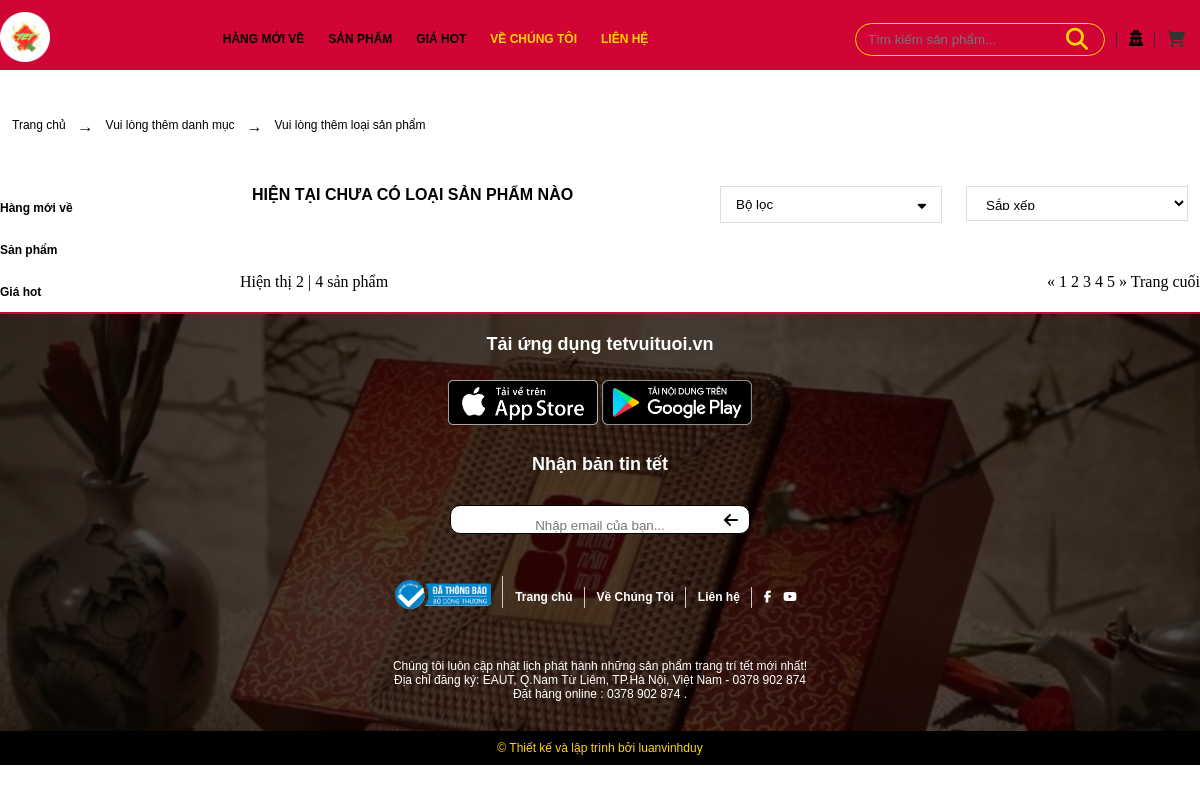
The app's page /cartegory.php with its own data.
### tables this page shows
CREATE TABLE IF NOT EXISTS `tbl_danhmuc` (
  `danhmuc_id` int NOT NULL AUTO_INCREMENT,
  `danhmuc_ten` varchar(255) NOT NULL,
  PRIMARY KEY (`danhmuc_id`)
);

### admin/lib/database.php (called while the page is built, shortened)
<?php
Class Database{
   public $host   = DB_HOST;
   public $user   = DB_USER;
   public $pass   = DB_PASS;
   public $dbname = DB_NAME;
   public $link;
private function connectDB(){
   $this->link = new mysqli($this->host, $this->user, $this->pass,
    $this->dbname);
 }
public function select($query){
  mysqli_set_charset($this->link,'UTF8');
  $result = $this->link->query($query) or
   die($this->link->error.__LINE__);
  if($result->num_rows > 0){
    return $result;
  } else {
    return false;
  }
 }
}

### class/index_class.php (called while the page is built, shortened)
<?php
 require_once(__ROOT__.'/admin/lib/database.php');
?>
<?php
 class index
 {
    private $db;
    public function __construct()
    {
        $this ->db = new Database();
    }
    public function show_danhmuc(){
        $query = "SELECT * FROM tbl_danhmuc ORDER BY danhmuc_id";
        $result = $this -> db ->select($query);
        return $result;
    }
}
?>

### leftside.php (the view, shortened to what this page needs)
<section class="cartegory">
    <div class="container">
        <div class="cartegory-top row">
            <p><a style="color:#000000;" href="">Trang chủ</a></p> <span>&#8594;</span> <p><?php if(isset($result['danhmuc_ten'])){echo $result['danhmuc_ten'];} else {echo "Vui lòng thêm danh mục";}?>
        </p><span>&#8594;</span><p><?php if(isset($result['loaisanpham_ten'])){echo $result['loaisanpham_ten'];}else {echo "Vui lòng thêm loại sản phẩm";}?></p>
        </div>
    </div>
    <div class="container">
        <div class="row">
            <div class="cartegory-left">
                <ul>
                <?php
                    $show_danhmuc = $index ->show_danhmuc();
                    if($show_danhmuc){while($result = $show_danhmuc ->fetch_assoc()) {
                    ?>
                    <li class="cartegory-left-li"><a href="#"><?php echo $result['danhmuc_ten'] ?></a>
                    </li>
                    <?php
                    } }
                    ?>
                </ul>
            </div>

### header.php (shortened to what this page needs)
<!DOCTYPE html>
<html lang="en">
<head>
</head>
<body>
</body>
</html>
<?php
include "class/index_class.php";
$index = new index;
?>
<!DOCTYPE html>
<html lang="en">
<head>
    <link rel="stylesheet" href="css/mainstyle.css">
</head>
<body>
    <section class="top">
        <div class="container">
            <div class="row">
                <div class="top-logo">
                    <a href="index.php"><img src="image/logo.png" style="width: 50px;" alt=""></a>
                </div>
                <div class="top-menu-items">
                    <ul>
                        <?php
                        $show_danhmuc = $index->show_danhmuc();
                        if($show_danhmuc){
                            while($result = $show_danhmuc->fetch_assoc()) {
                        ?>
                        <li>
                            <?php echo $result['danhmuc_ten'] ?>
                        </li>
                        <?php
                            }
                        }
                        ?>
                        <li><a href="vechungtoi.php" style="color: #FFD700; text-decoration: none;">Về chúng tôi</a></li>
                        <li><a href="lienhe.php" style="color: #FFD700; text-decoration: none;">Liên hệ</a></li>
                    </ul>
                </div>
                <div class="top-menu-icons">
                    <ul>
                        <li>
                            <form action="search.php" method="GET" class="search-form" style="position: relative; display: inline-block;">
                                <input type="text" name="query" placeholder="Tìm kiếm sản phẩm..."
                                    required style="padding: 8px 50px 8px 12px; border: 1px solid #FFD700; border-radius: 25px; outline: none; width: 250px;">
                                <button type="submit" style="position: absolute; right: 5px; top:5px; border: none; background: none; color: #FFD700; cursor: pointer;">
                                    <i class="fas fa-search" style="font-size: 22px;"></i>
                                </button>
                            </form>
                        </li>
                        <li>
                            <a href="admin/login.php" style="color: black; text-decoration: none;" title="Trang quản lý">
                                <i class="fas fa-user-secret"></i>
                            </a>
                        </li>
                        <li>
                            <a href="cart.php">
                                <i class="fas fa-shopping-cart"></i>
                            </a>
                        </li>
                    </ul>
                </div>
            </div>
        </div>
    </section>
</body>
</html>

### css/mainstyle.css (style rules this page uses)
:root { --main-text-font: ARoboto, sans-serif; }
* { margin: 0; padding: 0; box-sizing: border-box; outline: none; }
li { list-style: none; }
a { text-decoration: none; }
.container { max-width: 1200px; margin: auto; }
.row { display: flex; flex-wrap: wrap; }
.top { padding: 12px 0; align-items: center; display: block; position: fixed; width: 100%; z-index: 999; background-color: rgb(208, 4, 53, 0); transition: all 0.3s ease; top: 0; display: block; height: 70px; }
.top-logo { flex: 1; }
.top-menu-items { flex: 3; }
.top-menu-items >ul { height: 100%; display: flex; }
.top-menu-items > ul > li { font-family: var(--main-text-font); padding: 0 12px; display: flex; justify-content: center; align-items: center; font-size: 12px; text-transform: uppercase; font-weight: bold; cursor: pointer; position: relative; }
.top-menu-items ul li::before { position: absolute; content: ""; display: block; width: 100%; height: 50px; bottom: -50%; }
.top-menu-icons { flex: 1; }
.top-menu-icons ul { display: flex; height: 100%; }
.top-menu-icons ul li { display: flex; justify-content: center; align-items: center; padding: 6px 12px; }
.top-menu-icons ul li { position: relative; }
.top-menu-icons ul li::before { content: ""; display: block; position: absolute; height: 15px; width: 1px; background-color: #333; right: 0; }
.top-menu-icons ul li:last-child::before { display: none; }
.top-menu-icons ul li:last-child a { display: flex; color: #333; }
.top-menu-icons ul li:first-child input { width: 150px; border: none; background-color: transparent; border-bottom: 1px solid #333; padding: 0 0 4px 6px }
.top-menu-icons ul li:first-child i { position: absolute; font-size: 12px; right: 12px; }
.top-menu-icons ul i { cursor: pointer; }
.cartegory { padding: 100px 0 0; }
.cartegory-top { margin-bottom: 50px; }
.cartegory-top p { font-family: var(--main-text-font); margin: 0 12px; font-size: 12px; }
.cartegory-left { width: 20%; }
.cartegory-left>ul>li { padding: 12px 0; }
.cartegory-left>ul>li>a { color: black; font-size: 12px; font-weight: bold; font-family: var(--main-text-font); }

### records on screen
tbl_danhmuc: danhmuc_ten "HÀNG MỚI VỀ", danhmuc_ten "Hàng mới về"
tbl_danhmuc: danhmuc_ten "SẢN PHẨM", danhmuc_ten "Sản phẩm"
tbl_danhmuc: danhmuc_ten "GIÁ HOT", danhmuc_ten "Giá hot"
